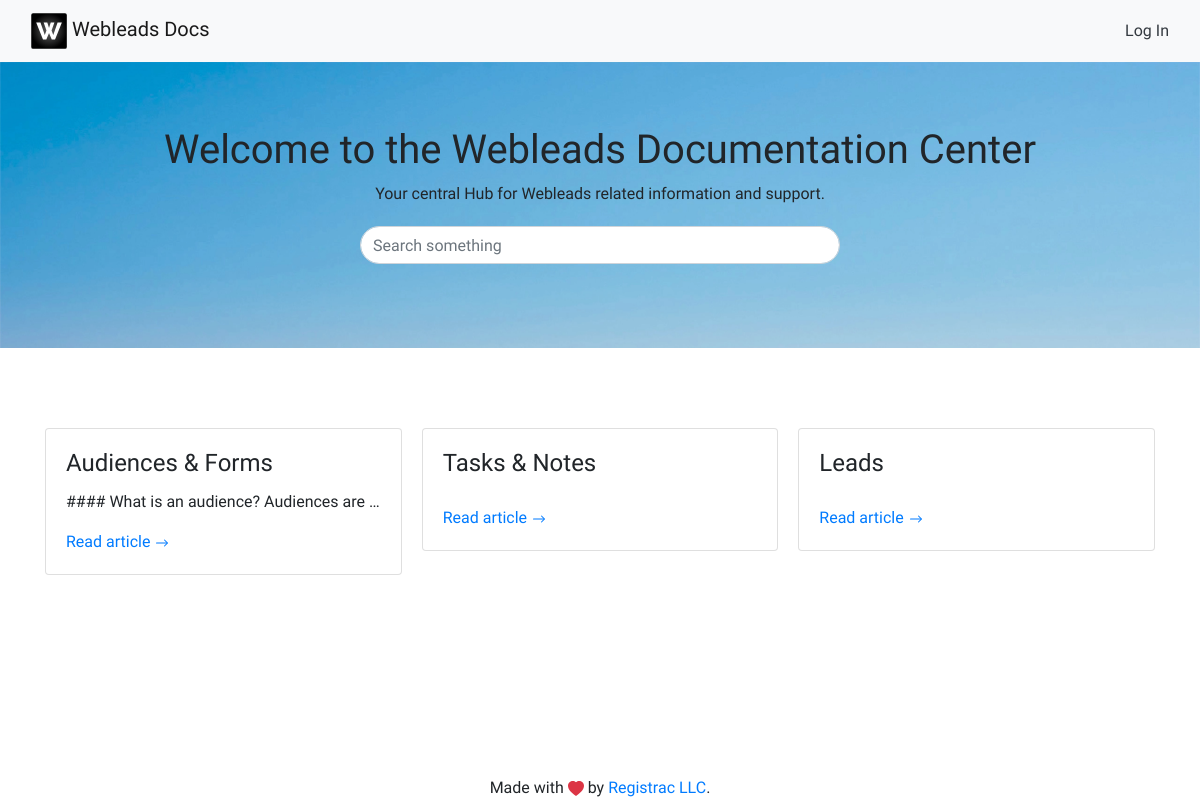
Before: / with the older database file.
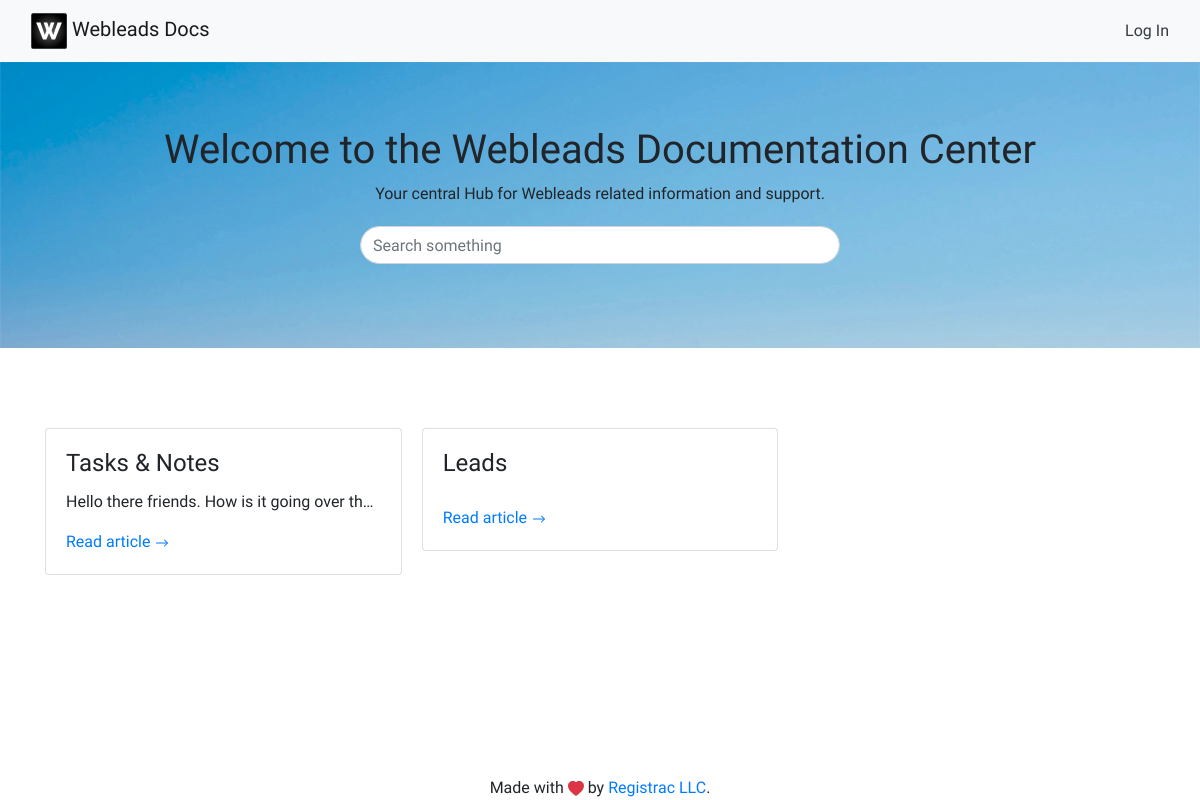
After: the same page with the newer database file.
### tables this page shows
CREATE TABLE articles(id INTEGER PRIMARY KEY, date_created DATETIME, title TEXT, contents TEXT, url TEXT);

### server/functions.php (the view, shortened to what this page needs)
<?php
  function retrieve_articles_cards($db)
  {
    $query = "SELECT * FROM articles";
    $ret = $db->query($query);
    while ($row = $ret->fetchArray()) {
      $article_id = $row['id'];
      $article_title = $row['title'];
      $article_contents = $row['contents'];
      $article_item .= "<div class='card'>
                          <img class='card-img-top w-100 d-block' src=''/>
                          <div class='card-body'>
                            <h4 class='card-title'>$article_title</h4>
                            <p class='card-text text-truncate'>$article_contents</p>
                            <a class='text-primary' role='button' href='?a=$article_id'>
                            Read article
                              <svg class='bi bi-arrow-right' width='1em' height='1em' viewBox='0 0 16 16' fill='currentColor' xmlns='http://www.w3.org/2000/svg'>
                                <path fill-rule='evenodd' d='M10.146 4.646a.5.5 0 0 1 .708 0l3 3a.5.5 0 0 1 0 .708l-3 3a.5.5 0 0 1-.708-.708L12.793 8l-2.647-2.646a.5.5 0 0 1 0-.708z'/>
                                <path fill-rule='evenodd' d='M2 8a.5.5 0 0 1 .5-.5H13a.5.5 0 0 1 0 1H2.5A.5.5 0 0 1 2 8z'/>
                              </svg>
                            </a>
                          </div>
                        </div>";
    }
    return $article_item;
  }

### server/auth.php (shortened to what this page needs)
<?php
function http($url, $params=false) {
  $ch = curl_init($url);
  return json_decode(curl_exec($ch));
}
$client_id = '0oac2v2ebIMFdrk604x6';
$redirect_uri = 'http://localhost:4000';
$metadata_url = 'https://dev-772697.okta.com/oauth2/auscaxyg6lnaitKCU4x6/.well-known/oauth-authorization-server';
$metadata = http($metadata_url);
if(!isset($_SESSION['username'])) {
  $authorize_url = $metadata->authorization_endpoint.'?'.http_build_query([
    'response_type' => 'code',
    'client_id' => $client_id,
    'redirect_uri' => $redirect_uri,
    'state' => $_SESSION['state'],
    'scope' => 'openid',
  ]);
  $auth_btn = '<a class="text-dark" href="'.$authorize_url.'">Log In</a>';
}

### index.php (shortened to what this page needs)
<?php
  require __DIR__ . '/server/auth.php';
  require __DIR__ . '/server/db.php';
  require __DIR__ . '/server/functions.php';
?>
<!DOCTYPE html>
<html lang="en">
<head>
  <link rel="stylesheet" href="./node_modules/bootstrap/dist/css/bootstrap.min.css">
  <link rel="stylesheet" href="./assets/app.css">
</head>
<body>
  <?php require_once __DIR__ . '/__includes/header.php' ?>
  <div class="container-fluid">
    <div class="row">
      <?php
        if (isset($_GET['a'])) {
          require_once __DIR__ . '/__includes/page.php';
        } elseif (isset($_GET['q']) && $_GET['q'] === 'new_article') {
          require_once __DIR__ . '/__includes/create.php';
        } elseif (isset($_GET['e'])) {
          require_once __DIR__ . '/__includes/edit.php';
        } elseif (isset($_POST['search'])) {
          $q = htmlentities(strip_tags($_POST['search']));
          require_once __DIR__ . '/__includes/home.php';
          require_once __DIR__ . '/__includes/search.php';
          require_once __DIR__ . '/__includes/contact.php';
        } else {
          require_once __DIR__ . '/__includes/home.php';
          require_once __DIR__ . '/__includes/articles.php';
        }
      ?>
    </div>
  </div>
  <?php require_once __DIR__ . '/__includes/footer.php' ?>
</body>
</html>

### __includes/header.php (shortened to what this page needs)
<header>
  <nav class="navbar navbar-light navbar-expand-md sticky-top bg-light">
    <div class="container-fluid">
      <a class="navbar-brand" href="/">
        <img src="/assets/img/logo.svg" height="36">
        Webleads Docs
      </a>
      <span>
        <?php echo $auth_btn; ?>
      </span>
    </div>
  </nav>
</header>

### __includes/home.php
<div class="col-sm-12 jumbotron jumbotron-fluid text-center head">
  <h1>Welcome to the Webleads Documentation Center</h1>
  <p>Your central Hub for Webleads related information and support.</p>
  <p>
    <form class="form-inline" method="post" style="max-width: 40%;margin: 0 auto;">
      <input class="my-1 form-control rounded-pill w-100" type="search" name="search" placeholder="Search something" value="<?php echo $_POST['search']; ?>">
    </form>
  </p>
</div>

### __includes/articles.php (shortened to what this page needs)
<div class="container mt-5">
  <div class="card-columns">
    <?php echo retrieve_articles_cards($db); ?>
  </div>
</div>

### __includes/footer.php
<div class="footer fixed-bottom text-center">
  Made with <svg class="bi bi-heart-fill text-danger" width="1em" height="1em" viewBox="0 0 16 16" fill="currentColor" xmlns="http://www.w3.org/2000/svg"><path fill-rule="evenodd" d="M8 1.314C12.438-3.248 23.534 4.735 8 15-7.534 4.736 3.562-3.248 8 1.314z"/></svg>  by <a href="https://registrac.page" target="_blank">Registrac LLC</a>.
</div>

### assets/app.css (style rules this page uses)
* { font-family: 'Quicksand', sans-serif; }
.head { background-image: url(/assets/img/banner.webp); background-position: top; background-repeat: no-repeat; background-size: cover; }

Changed rows visible on the page:
removed articles: title "Audiences & Forms", contents "#### What is an audience? Audiences are…"
changed articles "Tasks & Notes": contents (not shown) → "Hello there friends. How is it going over th…"
